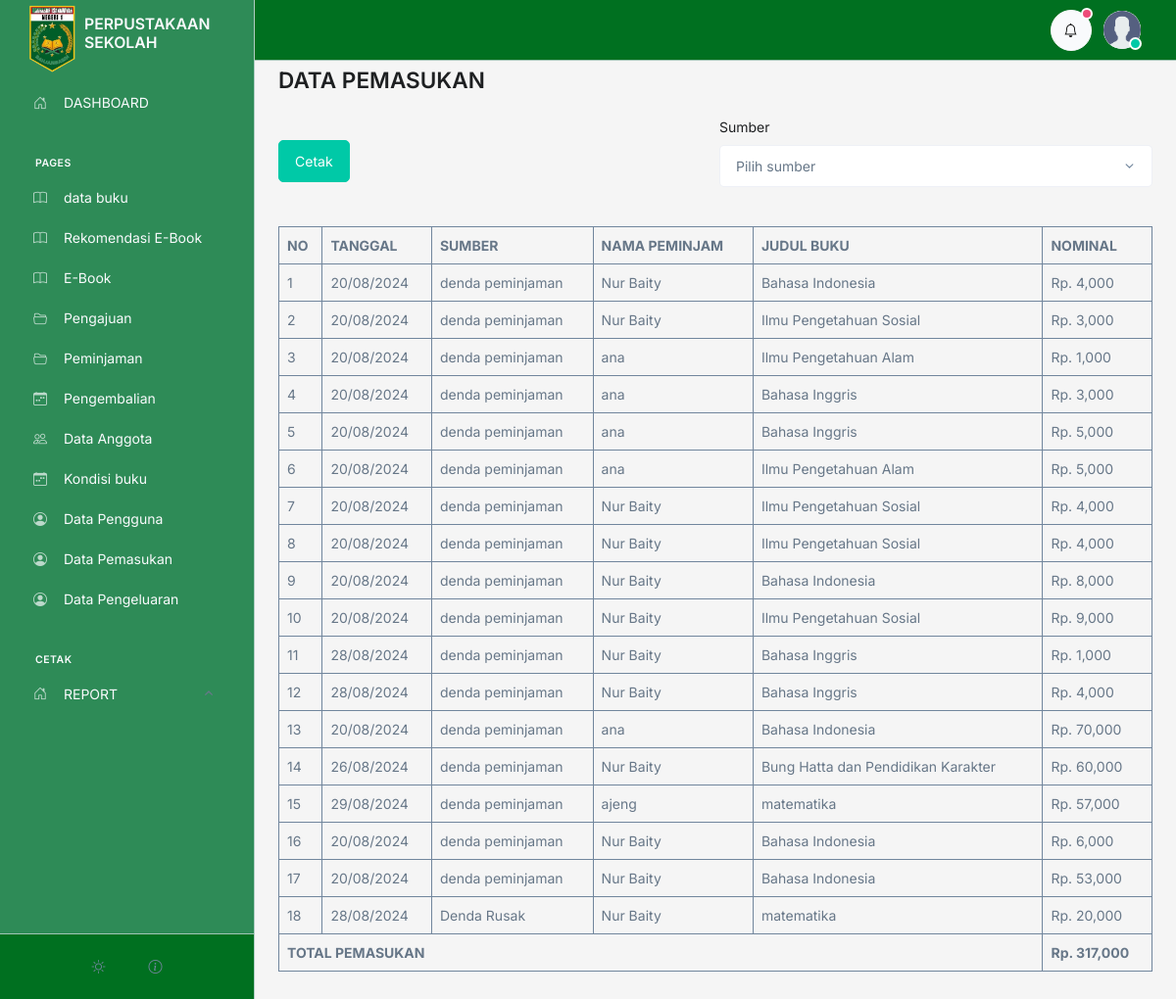
Before: /admin/pemasukan/index.php (signed in) with the older database file.
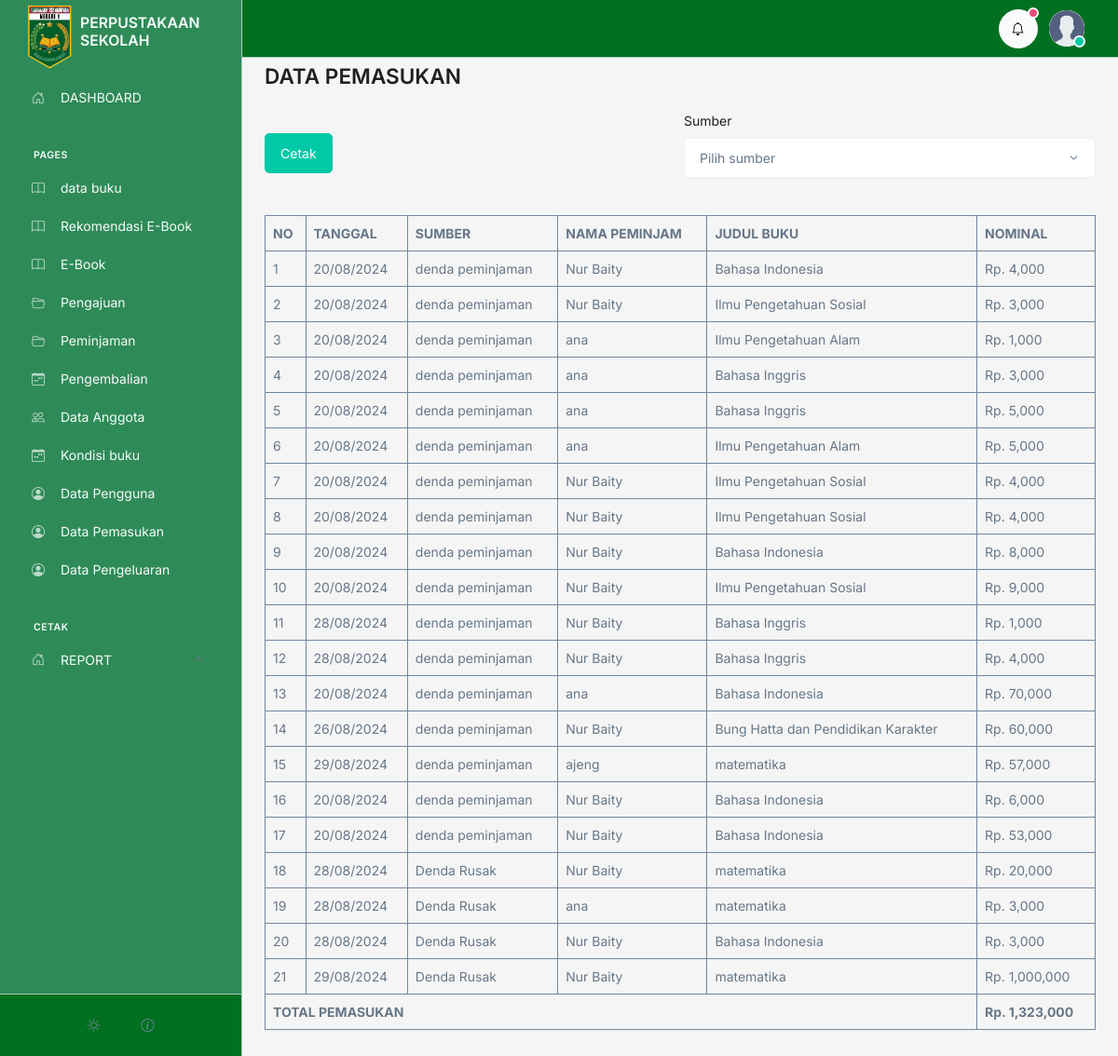
After: the same page with the newer database file.
### tables this page shows
CREATE TABLE `pemasukan` (
  `id` int(100) NOT NULL,
  `id_peminjaman` int(100) NOT NULL,
  `id_buku` int(100) NOT NULL,
  `sumber` varchar(100) NOT NULL DEFAULT 'denda peminjaman',
  `jumlah_denda` int(100) NOT NULL
);

CREATE TABLE `peminjaman` (
  `id` int(50) NOT NULL,
  `id_anggota` int(50) NOT NULL,
  `id_buku` int(50) NOT NULL,
  `tanggal` varchar(100) NOT NULL,
  `tanggal_kembali` varchar(100) NOT NULL,
  `status` varchar(100) NOT NULL
);

CREATE TABLE `anggota` (
  `id` int(11) NOT NULL,
  `user_id` int(11) DEFAULT NULL,
  `nis` varchar(20) NOT NULL,
  `nama` varchar(100) NOT NULL,
  `email` varchar(100) NOT NULL DEFAULT 'm.nawir177@gmail.com',
  `telpon` varchar(15) NOT NULL DEFAULT '082255445566',
  `tempat_lahir` varchar(100) NOT NULL,
  `tanggal_lahir` varchar(100) NOT NULL,
  `kelamin` varchar(100) NOT NULL,
  `TA` varchar(100) NOT NULL,
  `alamat` text NOT NULL,
  `foto` varchar(100) NOT NULL,
  `verifikasi` tinyint(1) NOT NULL DEFAULT 0
);

CREATE TABLE `buku` (
  `id` int(11) NOT NULL,
  `id_kategori` int(11) DEFAULT 1,
  `tanggal` varchar(50) NOT NULL,
  `judul` varchar(200) NOT NULL,
  `pengarang` varchar(100) NOT NULL,
  `penerbit` varchar(100) NOT NULL,
  `tahun_terbit` varchar(50) NOT NULL,
  `isbn` varchar(200) NOT NULL,
  `jumlah` int(10) NOT NULL,
  `lokasi` varchar(200) NOT NULL,
  `deskripsi` text NOT NULL,
  `image` text NOT NULL
);

### admin/controller.php (called while the page is built, shortened)
<?php
$conn = mysqli_connect('localhost', 'root', '', 'perpustakaan');
function getFilterPemasukan(){
   global $conn;
   $query = "SELECT * FROM pemasukan";
   $rows = [];
   $result = mysqli_query($conn, $query);
   while ($row = mysqli_fetch_assoc($result)) {
      $rows[] = $row;
   }
   return $rows;
}
function show($table, $id)
{
   $query = "SELECT * FROM $table WHERE id='$id'";
   global $conn;
   $rows = [];
   $result = mysqli_query($conn, $query);
   while ($row = mysqli_fetch_assoc($result)) {
      $rows[] = $row;
   }
   return $rows[0];
}

### admin/pemasukan/index.php (the view, shortened to what this page needs)
<?php include '../controller.php'  ?>
<?php include '../template/header.php';
$totalPemasukan = 0;
$pemasukan = getFilterPemasukan();
$no = 1;
?>
<div class="container">
  <h1 class="mb-4">DATA PEMASUKAN</h1>
  <div class="d-flex gap-2">
    <div class="col">
      <button type="button" class="btn btn-success mt-4" onclick="printData()">Cetak</button>
    </div>
    <div class="col">
      <form action="" method="get" class="mb-3" id="filterForm">
        <div class="row">
          <div class="">
              <label for="sumber" class="form-label">Sumber</label>
              <select name="sumber" id="sumber" class="form-select" onchange="submitForm()">
                <option value="">Pilih sumber</option>
              </select>
          </div>
        </div>
    </form>
    </div>
  </div>
  <table class="w-full table-bordered border-secondary mt-4" cellpadding=8 style="width: 100%;">
    <thead class="mt-3">
      <tr>
        <th>NO</th>
        <th>TANGGAL</th>
        <th>SUMBER</th>
        <th>NAMA PEMINJAM</th>
        <th>JUDUL BUKU</th>
        <th>NOMINAL</th>
      </tr>
    </thead>
    <tbody>
      <?php foreach ($pemasukan as $value) :   ?>
        <?php $totalPemasukan += $value['jumlah_denda']  ?>
        <tr>
          <td>
            <?= $no++; ?>
          </td>
          <td><?= show('peminjaman', $value['id_peminjaman'])['tanggal']; ?></td>
          <td><?=$value['sumber']?></td>
          <td><?= show('anggota', show('peminjaman', $value['id_peminjaman'])['id_anggota'])['nama']; ?></td>
          <td><?= show('buku', $value['id_buku'])['judul']  ?></td>
          <td>Rp. <?= number_format($value['jumlah_denda'], 0, 00) ?></td>
        </tr>
      <?php endforeach  ?>
      <tr>
        <td colspan="5" class="font-weight-bold"><b>TOTAL PEMASUKAN</b></td>
        <td><b>Rp. <?= number_format($totalPemasukan, 0, 00) ?></b></td>
      </tr>
    </tbody>
  </table>
</div>
<?php include '../template/footer.php';
?>

### admin/template/header.php (shortened to what this page needs)
<?php
include_once '../controller.php';
?>
<!DOCTYPE html>
<html lang="en">
<head>
   <link rel="stylesheet" href="../template/dist/assets/vendor/bootstrap-icons/font/bootstrap-icons.css">
</head>
<body class="has-navbar-vertical-aside navbar-vertical-aside-show-xl">
   <main id="content" role="main" class="main w-full" style="background-color:#F5F5F5 ; min-height:1000px">
      <?php include_once 'sidebar.php'  ?>
      <div class="content container">
         <?php include 'navbar.php'  ?>
         <div class="row justify-content-lg-center mt-6">
            <div class="col-lg-12">

### admin/template/sidebar.php (shortened to what this page needs)
<aside class="sidebar js-navbar-vertical-aside navbar navbar-vertical-aside navbar-vertical navbar-vertical-fixed navbar-expand-xl navbar-bordered" style="background-color:#2E8B57;">
   <div class="sidebar navbar-vertical-container">
      <div class="sidebar navbar-vertical-footer-offset">
         <a class="navbar-brand" href="../../home/" aria-label="Front">
            <img src="../assets/image/logo.png" alt="" class=" mt-3" width="50">
            <h5 class="navbar-brand-logo mt-3 ms-2 text-light fs-4">PERPUSTAKAAN<br>SEKOLAH</h5>
         </a>
         <div class="sidebar navbar-vertical-content text-light">
            <div id="navbarVerticalMenu" class="nav nav-pills nav-vertical card-navbar-nav text-light" style="color:white">
               <div class="nav-item">
                  <a class="text-light nav-link" href="http://localhost/perpustakaan-app/admin/dashboard/" data-placement="left">
                     <i class="bi-house-door nav-icon"></i>
                     <span class="text-light nav-link-title">DASHBOARD</span>
                  </a>
               </div>
               <span class="dropdown-header mt-4">Pages</span>
               <div class="nav-item">
                  <a class="text-light nav-link " href="http://localhost/perpustakaan-app/admin/buku" data-placement="left">
                     <i class="bi-book nav-icon"></i>
                     <span class="text-light nav-link-title">data buku</span>
                  </a>
               </div>
               <div class="nav-item">
                  <a class="text-light nav-link " href="http://localhost/perpustakaan-app/admin/rekomendasi" data-placement="left">
                     <i class="bi-book nav-icon"></i>
                     <span class="text-light nav-link-title">Rekomendasi E-Book</span>
                  </a>
               </div>
               <div class="nav-item">
                  <a class="text-light nav-link " href="http://localhost/perpustakaan-app/admin/e-book" data-placement="left">
                     <i class="bi-book nav-icon"></i>
                     <span class="text-light nav-link-title">E-Book</span>
                  </a>
               </div>
               <div class="nav-item">
                  <a class="text-light nav-link " href="http://localhost/perpustakaan-app/admin/pengajuan" data-placement="left">
                     <i class="bi-folder2-open nav-icon"></i>
                     <span class="text-light nav-link-title">Pengajuan</span>
                  </a>
               </div>
               <div class="nav-item">
                  <a class="text-light nav-link " href="http://localhost/perpustakaan-app/admin/peminjaman" data-placement="left">
                     <i class="bi-folder2-open nav-icon"></i>
                     <span class="text-light nav-link-title">Peminjaman</span>
                  </a>
               </div>
               <div class="nav-item">
                  <a class="text-light nav-link " href="http://localhost/perpustakaan-app/admin/pengembalian" data-placement="left">
                     <i class="bi-calendar-week nav-icon"></i>
                     <span class="text-light nav-link-title">Pengembalian</span>
                  </a>
               </div>
               <div class="nav-item">
                  <a class="text-light nav-link" href="http://localhost/perpustakaan-app/admin/anggota" data-placement="left">
                     <i class="bi-people nav-icon"></i>
                     <span class="text-light nav-link-title">Data Anggota</span>
                  </a>
               </div>
               <div class="nav-item">
                  <a class="text-light nav-link " href="http://localhost/perpustakaan-app/admin/kondisi_buku" data-placement="left">
                     <i class="bi-calendar-week nav-icon"></i>
                     <span class="text-light nav-link-title">Kondisi buku</span>
                  </a>
               </div>
               <div class="nav-item">
                  <a class="text-light nav-link " href="http://localhost/perpustakaan-app/admin/pengguna" data-placement="left">
                     <i class="bi-person-circle nav-icon"></i>
                     <span class="text-light nav-link-title">Data Pengguna</span>
                  </a>
               </div>
               <div class="nav-item">
                  <a class="text-light nav-link " href="http://localhost/perpustakaan-app/admin/pemasukan" data-placement="left">
                     <i class="bi-person-circle nav-icon"></i>
                     <span class="text-light nav-link-title">Data Pemasukan</span>
                  </a>
               </div>
               <div class="nav-item">
                  <a class="text-light nav-link " href="http://localhost/perpustakaan-app/admin/pengeluaran" data-placement="left">
                     <i class="bi-person-circle nav-icon"></i>
                     <span class="text-light nav-link-title">Data Pengeluaran</span>
                  </a>
               </div>
               <span class="dropdown-header mt-4">CETAK</span>
               <div class="nav-item">
                  <a class="text-light nav-link dropdown-toggle active" href="#navbarVerticalMenuDashboards" role="button" data-bs-toggle="collapse" data-bs-target="#navbarVerticalMenuDashboards" aria-expanded="true" aria-controls="navbarVerticalMenuDashboards">
                     <i class="bi-house-door nav-icon"></i>
                     <span class="text-light nav-link-title">REPORT</span>
                  </a>
               </div>
            </div>
         </div>
         <div class="navbar-vertical-footer text-light" style="background-color:#007020;">
            <ul class="navbar-vertical-footer-list">
               <li class="navbar-vertical-footer-list-item text-light">
                  <div class="dropdown dropup">
                     <button type="button" class="btn btn-ghost-secondary btn-icon rounded-circle" id="selectThemeDropdown" data-bs-toggle="dropdown" aria-expanded="false" data-bs-dropdown-animation>
                     </button>
                  </div>
               </li>
               <li class="navbar-vertical-footer-list-item">
                  <div class="dropdown dropup">
                     <button type="button" class="btn btn-ghost-secondary btn-icon rounded-circle" id="otherLinksDropdown" data-bs-toggle="dropdown" aria-expanded="false" data-bs-dropdown-animation>
                        <i class="bi-info-circle"></i>
                     </button>
                  </div>
               </li>
            </ul>
         </div>
      </div>
   </div>
</aside>

### admin/template/navbar.php (shortened to what this page needs)
<header id="header" class="navbar navbar-expand-lg navbar-fixed navbar-height navbar-container navbar-bordered " style="background-color: #007020;">
  <div class="navbar-nav-wrap">
    <div class="navbar-nav-wrap-content-end">
      <ul class="navbar-nav">
        <li class="nav-item d-none d-sm-inline-block">
          <div class="dropdown">
            <button type="button" class="btn btn-light btn-icon rounded-circle" id="navbarNotificationsDropdown" data-bs-toggle="dropdown" aria-expanded="false" data-bs-auto-close="outside" data-bs-dropdown-animation>
              <i class="bi-bell"></i>
              <span class="btn-status btn-sm-status btn-status-danger"></span>
            </button>
          </div>
        </li>
        <li class="nav-item">
          <div class="dropdown">
            <a class="navbar-dropdown-account-wrapper" href="javascript:;" id="accountNavbarDropdown" data-bs-toggle="dropdown" aria-expanded="false" data-bs-auto-close="outside" data-bs-dropdown-animation>
              <div class="avatar avatar-sm avatar-circle">
                <img class="avatar-img" src="../assets/image/user.png" alt="Image Description">
                <span class="avatar-status avatar-sm-status avatar-status-success"></span>
              </div>
            </a>
        </li>
      </ul>
    </div>
  </div>
</header>

### admin/template/footer.php (shortened to what this page needs)
</div>
</div>
</div>
</main>
</body>
</html>

### admin/template/header.php (style rules this page uses)
* { transition: unset !important; }
body { opacity: 0; }

Changed rows visible on the page:
added pemasukan: id_peminjaman.tanggal "28/08/2024", sumber "Denda Rusak", id_peminjaman.nama "ana", id_buku.judul "matematika", jumlah_denda "3,000"
added pemasukan: id_peminjaman.tanggal "28/08/2024", sumber "Denda Rusak", id_peminjaman.nama "Nur Baity", id_buku.judul "Bahasa Indonesia", jumlah_denda "3,000"
added pemasukan: id_peminjaman.tanggal "29/08/2024", sumber "Denda Rusak", id_peminjaman.nama "Nur Baity", id_buku.judul "matematika", jumlah_denda "1,000,000"
Other visible differences:
$totalPemasukan: "317,000" → "1,323,000"
